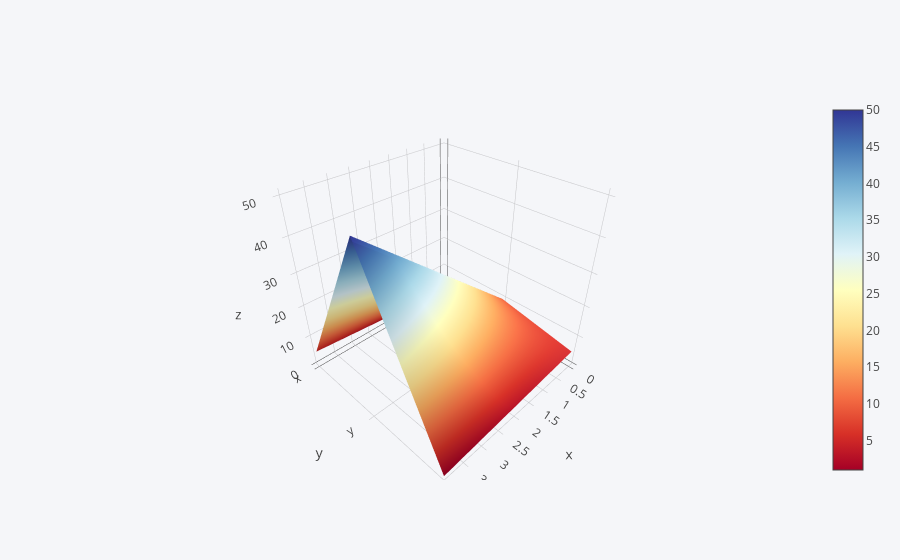

The code cell stored with this chart in its notebook:
### Code cell
df3.iplot(kind="surface", colorscale="rdylbu")

### Figure 1 — Plotly figure (JSON) as saved in the notebook; plotly's stock layout.template omitted (floating-point values rounded to 4 significant figures)
{"data": [{"colorscale": [[0, "rgb(165,0,38)"], [0.1, "rgb(215,48,39)"], [0.2, "rgb(244,109,67)"], [0.3, "rgb(253,174,97)"], [0.4, "rgb(254,224,144)"], [0.5, "rgb(255,255,191)"], [0.6, "rgb(224,243,248)"], [0.7, "rgb(171,217,233)"], [0.8, "rgb(116,173,209)"], [0.9, "rgb(69,117,180)"], [1, "rgb(49,54,149)"]], "type": "surface", "uid": "64cbdec7-979b-40ac-8bbd-a26ea10b20ac", "x": [0, 1, 2, 3, 4], "y": ["x", "y", "z"], "z": [[1, 2, 3, 4, 5], [10, 20, 30, 40, 50], [5, 4, 3, 2, 1]]}], "layout": {"legend": {"bgcolor": "#F5F6F9", "font": {"color": "#4D5663"}}, "paper_bgcolor": "#F5F6F9", "plot_bgcolor": "#F5F6F9", "title": {"font": {"color": "#4D5663"}}, "xaxis": {"gridcolor": "#E1E5ED", "showgrid": true, "tickfont": {"color": "#4D5663"}, "title": {"font": {"color": "#4D5663"}, "text": ""}, "zerolinecolor": "#E1E5ED"}, "yaxis": {"gridcolor": "#E1E5ED", "showgrid": true, "tickfont": {"color": "#4D5663"}, "title": {"font": {"color": "#4D5663"}, "text": ""}, "zerolinecolor": "#E1E5ED"}}}
